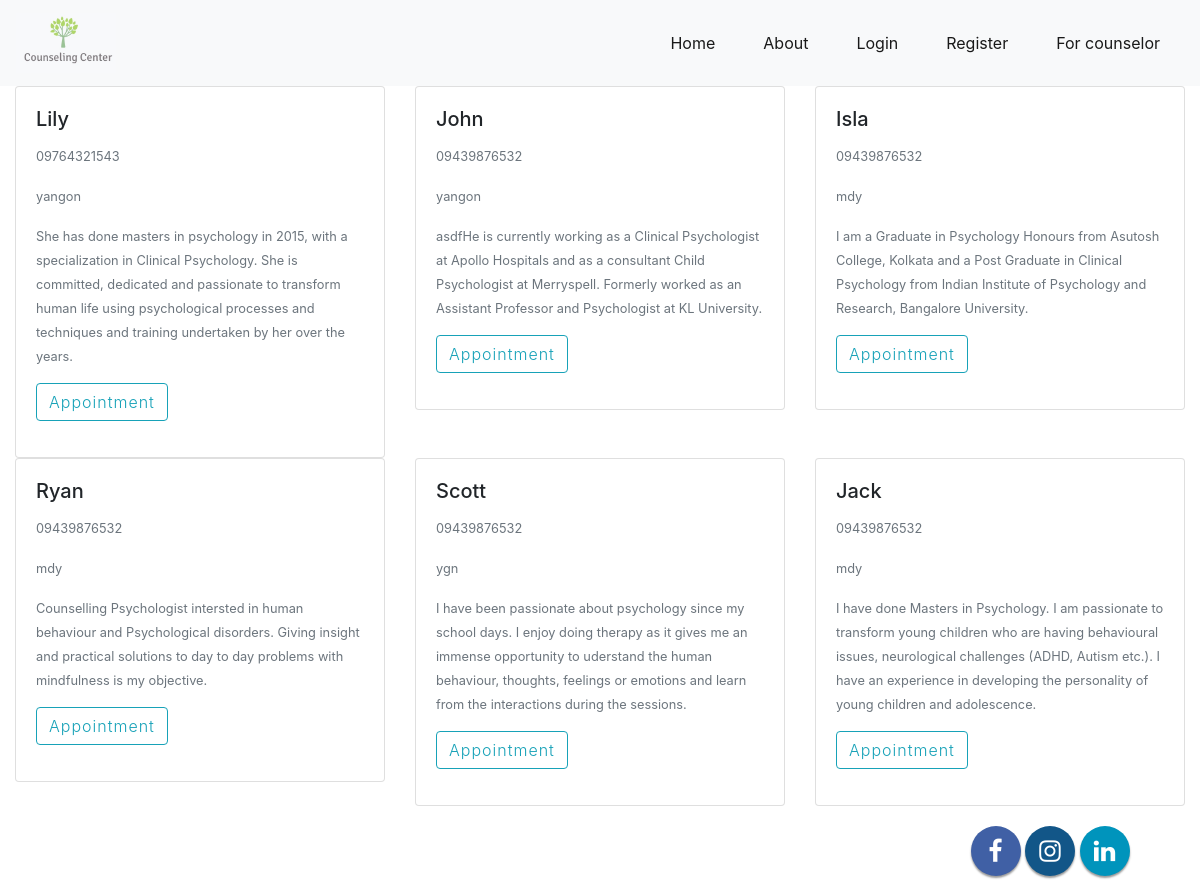
/counselor_view.php, run on the app's committed database.
### tables this page shows
CREATE TABLE `counselor` (
  `counselor_id` int(11) NOT NULL,
  `full_name` varchar(255) NOT NULL,
  `email` varchar(255) NOT NULL,
  `ph_number` varchar(255) NOT NULL,
  `address` varchar(255) NOT NULL,
  `password` varchar(255) NOT NULL,
  `about` varchar(255) NOT NULL,
  `role_id` int(11) NOT NULL
);

### counselor_view.php (the view, shortened to what this page needs)
<!DOCTYPE html>
<html lang="en">
<head>
<link rel="stylesheet" href="bootstrapmincss/bootstrapmin.css">
<link rel="stylesheet" href="https://maxcdn.bootstrapcdn.com/font-awesome/4.7.0/css/font-awesome.min.css">
<link rel="stylesheet" type="text/css" href="style.css">
</head>
<?php include("header.php")?>
<div class="card-group">
<?php
include("database_connect.php");
$result=mysqli_query($con,"Select * from counselor");
while ($row=mysqli_fetch_array($result)){
  $counselor_id=$row["counselor_id"];
  $full_name=$row['full_name'];
  $ph_number=$row['ph_number'];
  $address=$row['address'];
  $about=$row['about'];
  ?>
<div class="col col-sm-4">
  <div class="card">
    <div class="card-body">
      <h5 class="card-title"><?php echo$full_name; ?></h5>
      <p class="card-text"><small class="text-muted">
       <?php echo$ph_number; ?></small></p>
       <p class="card-text"><small class="text-muted">
       <?php echo$address; ?></small></p>
       <p class="card-text"><small class="text-muted">
       <?php echo$about; ?></small></p>
      <p class="card-text">
        <a href="userdetail.php?counselor_id=<?php echo $counselor_id;?>"
        class="btn btn-outline-info">Appointment</a>
      </p>
    </div>
  </div>
</div>
  <?php
}
?>
</div>
<?php include("footer.php")?>
</body>
</html>

### header.php (shortened to what this page needs)
<!DOCTYPE html>
<html lang="en">
<head>
<link rel="stylesheet" href="bootstrapmincss/bootstrapmin.css">
<link rel="stylesheet" href="https://maxcdn.bootstrapcdn.com/font-awesome/4.7.0/css/font-awesome.min.css">
<link rel="stylesheet" type="text/css" href="style.css">
</head>
<body>
<nav class="navbar navbar-expand-lg navbar-light bg-light">
  <a class="navbar-brand" href="index.php"><img src="image/logo.jpg" style="width:100px; height:60px">
  </a>
  <div class="collapse navbar-collapse" id="navbarNav">
    <ul class="navbar-nav ml-auto">
      <li class="nav-item active px-3">
        <a class=" nav-link w3-bar-item w3-button w3-hover-none w3-border-white  w3-hover-border-orange w3-hover-text-orange" href="index.php">Home <span class="sr-only">(current)</span></a>
      </li>
      <li class="nav-item active px-3">
        <a class=" nav-link w3-bar-item w3-button w3-hover-none w3-border-white  w3-hover-border-orange w3-hover-text-orange" href="#">About<span class="sr-only">(current)</span></a>
      </li>
      <?php
      if(!isset($_SESSION["login_username"]) && !isset($_SESSION["login_full_name"])){
        ?>
        <li class="nav-item active px-3">
          <a class=" nav-link w3-bar-item w3-button w3-hover-none w3-border-white w3-hover-border-orange w3-hover-text-orange" href="login.php" >Login<span class="sr-only">(current)</span></a>
        </li>
        <li class="nav-item active px-3">
          <a class=" nav-link w3-bar-item w3-button w3-hover-none w3-border-white w3-hover-border-orange w3-hover-text-orange" href="register.php" >Register <span class="sr-only">(current)</span></a>
        </li>
        <li class="nav-item active px-3">
          <a class=" nav-link w3-bar-item w3-button w3-hover-none w3-border-white w3-hover-border-orange w3-hover-text-orange" href="counselor_register.php" >For counselor<span class="sr-only">(current)</span></a>
        </li>
      <?php } ?>
    </ul>
  </div>
</nav>

### footer.php
<div class="container-fluid">
    <div class="row">
        <div class="col-sm-3"></div>
            <div class="col-sm-3"></div>
                <div class="col-sm-3"></div>
                <div class="col-sm-3">
                <div id="social">
                    <a class="facebookBtn smGlobalBtn" href="https://www.facebook.com/" ></a>
                    <a class="instagramBtn smGlobalBtn" href="https://www.instagram.com/" ></a>
                    <a class="linkedinBtn smGlobalBtn" href="https://www.linkedin.com/" ></a>
                </div>
                </div>
    </div>
</div>

### style.css (style rules this page uses)
a.btn,.btn { margin-right: 1em; margin-bottom: 1em; display: inline-block; outline: none; *zoom: 1; text-align: center; text-decoration: none; font-family: inherit; font-weight: 300; letter-spacing: 1px; vertical-align: middle; border: 1px solid; transition: all 0.2s ease; box-sizing: border-box; text-shadow: 0 1px 0 rgba(0,0,0,0.01); }
#social { margin: 20px 10px; text-align: center; }
.smGlobalBtn { display: inline-block; position: relative; cursor: pointer; width: 50px; height: 50px; box-shadow: 0 2px 2px #999; padding: 0px; text-decoration: none; text-align: center; color: #fff; font-size: 25px; font-weight: normal; line-height: 2em; border-radius: 25px; -moz-border-radius:25px; -webkit-border-radius:25px; }
.facebookBtn { background: #4060A5; }
.facebookBtn:before { font-family: "FontAwesome"; content: "\f09a"; }
.instagramBtn { background: #125688; }
.instagramBtn:before { font-family: "FontAwesome"; content: "\f16d"; }
.linkedinBtn { background: #0094BC; }
.linkedinBtn:before { font-family: "FontAwesome"; content: "\f0e1"; }

### data on the page
counselor: full_name "Lily", ph_number "09764321543", address "yangon", about "She has done masters in psychology in 2015, with a specialization in Clinical Psychology. She is committed, dedicated and passionate to transform human life using psychological processes and techniques and training undertaken by her over the years."
counselor: full_name "John", ph_number "09439876532", address "yangon", about "asdfHe is currently working as a Clinical Psychologist at Apollo Hospitals and as a consultant Child Psychologist at Merryspell. Formerly worked as an Assistant Professor and Psychologist at KL University."
counselor: full_name "Isla", ph_number "09439876532", address "mdy", about "I am a Graduate in Psychology Honours from Asutosh College, Kolkata and a Post Graduate in Clinical Psychology from Indian Institute of Psychology and Research, Bangalore University."
counselor: full_name "Ryan", ph_number "09439876532", address "mdy", about "Counselling Psychologist intersted in human behaviour and Psychological disorders. Giving insight and practical solutions to day to day problems with mindfulness is my objective."
counselor: full_name "Scott", ph_number "09439876532", address "ygn", about "I have been passionate about psychology since my school days. I enjoy doing therapy as it gives me an immense opportunity to uderstand the human behaviour, thoughts, feelings or emotions and learn from the interactions during the sessions."
counselor: full_name "Jack", ph_number "09439876532", address "mdy", about "I have done Masters in Psychology. I am passionate to transform young children who are having behavioural issues, neurological challenges (ADHD, Autism etc.). I have an experience in developing the personality of young children and adolescence."
